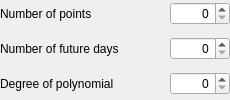
            <widget class="QWidget" name="apnPoints" native="true">
             <property name="sizePolicy">
              <sizepolicy hsizetype="Preferred" vsizetype="Preferred">
               <horstretch>0</horstretch>
               <verstretch>0</verstretch>
              </sizepolicy>
             </property>
             <property name="layoutDirection">
              <enum>Qt::LeftToRight</enum>
             </property>
             <layout class="QGridLayout" name="gridLayout_6">
              <property name="leftMargin">
               <number>0</number>
              </property>
              <property name="topMargin">
               <number>0</number>
              </property>
              <property name="rightMargin">
               <number>0</number>
              </property>
              <property name="bottomMargin">
               <number>0</number>
              </property>
              <property name="horizontalSpacing">
               <number>8</number>
              </property>
              <property name="verticalSpacing">
               <number>10</number>
              </property>
              <item row="2" column="0" colspan="2">
               <widget class="QLabel" name="apnDaysCountLabel">
                <property name="minimumSize">
                 <size>
                  <width>154</width>
                  <height>0</height>
                 </size>
                </property>
                <property name="maximumSize">
                 <size>
                  <width>154</width>
                  <height>16777215</height>
                 </size>
                </property>
                <property name="text">
                 <string>Number of future days</string>
                </property>
               </widget>
              </item>
              <item row="2" column="2">
               <widget class="QSpinBox" name="apnDaysCountSpinBox">
                <property name="minimumSize">
                 <size>
                  <width>60</width>
                  <height>0</height>
                 </size>
                </property>
                <property name="maximumSize">
                 <size>
                  <width>60</width>
                  <height>16777215</height>
                 </size>
                </property>
                <property name="layoutDirection">
                 <enum>Qt::LeftToRight</enum>
                </property>
                <property name="alignment">
                 <set>Qt::AlignRight|Qt::AlignTrailing|Qt::AlignVCenter</set>
                </property>
                <property name="maximum">
                 <number>100</number>
                </property>
               </widget>
              </item>
              <item row="1" column="2">
               <widget class="QSpinBox" name="apnPointsCountSpinBox">
                <property name="minimumSize">
                 <size>
                  <width>60</width>
                  <height>0</height>
                 </size>
                </property>
                <property name="maximumSize">
                 <size>
                  <width>60</width>
                  <height>16777215</height>
                 </size>
                </property>
                <property name="layoutDirection">
                 <enum>Qt::LeftToRight</enum>
                </property>
                <property name="alignment">
                 <set>Qt::AlignRight|Qt::AlignTrailing|Qt::AlignVCenter</set>
                </property>
                <property name="maximum">
                 <number>10000</number>
                </property>
               </widget>
              </item>
              <item row="3" column="2">
               <widget class="QSpinBox" name="apnPolyDegreeSpinBox">
                <property name="sizePolicy">
                 <sizepolicy hsizetype="Minimum" vsizetype="Fixed">
                  <horstretch>0</horstretch>
                  <verstretch>0</verstretch>
                 </sizepolicy>
                </property>
                <property name="minimumSize">
                 <size>
                  <width>60</width>
                  <height>0</height>
                 </size>
                </property>
                <property name="maximumSize">
                 <size>
                  <width>60</width>
                  <height>16777215</height>
                 </size>
                </property>
                <property name="layoutDirection">
                 <enum>Qt::LeftToRight</enum>
                </property>
                <property name="alignment">
                 <set>Qt::AlignRight|Qt::AlignTrailing|Qt::AlignVCenter</set>
                </property>
                <property name="maximum">
                 <number>40</number>
                </property>
               </widget>
              </item>
              <item row="3" column="0">
               <widget class="QLabel" name="apnPolyDegreeLabel">
                <property name="minimumSize">
                 <size>
                  <width>154</width>
                  <height>0</height>
                 </size>
                </property>
                <property name="maximumSize">
                 <size>
                  <width>154</width>
                  <height>16777215</height>
                 </size>
                </property>
                <property name="text">
                 <string>Degree of polynomial</string>
                </property>
               </widget>
              </item>
              <item row="1" column="0">
               <widget class="QLabel" name="apnPointsCountLabel">
                <property name="minimumSize">
                 <size>
                  <width>154</width>
                  <height>0</height>
                 </size>
                </property>
                <property name="maximumSize">
                 <size>
                  <width>154</width>
                  <height>16777215</height>
                 </size>
                </property>
                <property name="text">
                 <string>Number of points</string>
                </property>
               </widget>
              </item>
             </layout>
            </widget>
